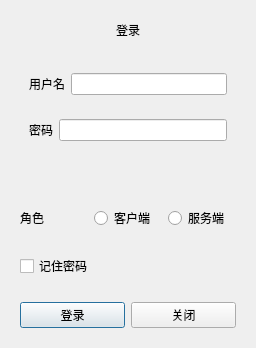
<?xml version="1.0" encoding="UTF-8"?>
<ui version="4.0">
 <class>login</class>
 <widget class="QDialog" name="login">
  <property name="geometry">
   <rect>
    <x>0</x>
    <y>0</y>
    <width>256</width>
    <height>348</height>
   </rect>
  </property>
  <property name="windowTitle">
   <string>Dialog</string>
  </property>
  <layout class="QVBoxLayout" name="verticalLayout">
   <item>
    <widget class="QWidget" name="widget_8" native="true">
     <layout class="QHBoxLayout" name="horizontalLayout_6">
      <item>
       <spacer name="horizontalSpacer">
        <property name="orientation">
         <enum>Qt::Horizontal</enum>
        </property>
        <property name="sizeHint" stdset="0">
         <size>
          <width>40</width>
          <height>20</height>
         </size>
        </property>
       </spacer>
      </item>
      <item>
       <widget class="QLabel" name="label">
        <property name="text">
         <string>登录</string>
        </property>
       </widget>
      </item>
      <item>
       <spacer name="horizontalSpacer_2">
        <property name="orientation">
         <enum>Qt::Horizontal</enum>
        </property>
        <property name="sizeHint" stdset="0">
         <size>
          <width>40</width>
          <height>20</height>
         </size>
        </property>
       </spacer>
      </item>
     </layout>
    </widget>
   </item>
   <item>
    <widget class="QWidget" name="widget_4" native="true">
     <layout class="QGridLayout" name="gridLayout">
      <item row="0" column="0">
       <widget class="QWidget" name="widget" native="true">
        <layout class="QHBoxLayout" name="horizontalLayout">
         <item>
          <widget class="QLabel" name="label_2">
           <property name="text">
            <string>用户名</string>
           </property>
          </widget>
         </item>
         <item>
          <widget class="QLineEdit" name="lineEdit"/>
         </item>
        </layout>
       </widget>
      </item>
      <item row="1" column="0">
       <widget class="QWidget" name="widget_2" native="true">
        <layout class="QHBoxLayout" name="horizontalLayout_2">
         <item>
          <widget class="QLabel" name="label_3">
           <property name="text">
            <string>密码</string>
           </property>
          </widget>
         </item>
         <item>
          <widget class="QLineEdit" name="lineEdit_2"/>
         </item>
        </layout>
       </widget>
      </item>
     </layout>
    </widget>
   </item>
   <item>
    <widget class="QWidget" name="widget_3" native="true"/>
   </item>
   <item>
    <widget class="QWidget" name="widget_5" native="true">
     <layout class="QHBoxLayout" name="horizontalLayout_3">
      <item>
       <widget class="QLabel" name="label_4">
        <property name="text">
         <string>角色</string>
        </property>
       </widget>
      </item>
      <item>
       <widget class="QRadioButton" name="radioButton">
        <property name="text">
         <string>客户端</string>
        </property>
       </widget>
      </item>
      <item>
       <widget class="QRadioButton" name="radioButton_2">
        <property name="text">
         <string>服务端</string>
        </property>
       </widget>
      </item>
     </layout>
    </widget>
   </item>
   <item>
    <widget class="QWidget" name="widget_6" native="true">
     <layout class="QHBoxLayout" name="horizontalLayout_4">
      <item>
       <widget class="QCheckBox" name="checkBox">
        <property name="text">
         <string>记住密码</string>
        </property>
       </widget>
      </item>
     </layout>
    </widget>
   </item>
   <item>
    <widget class="QWidget" name="widget_7" native="true">
     <layout class="QHBoxLayout" name="horizontalLayout_5">
      <item>
       <widget class="QPushButton" name="pushButton">
        <property name="text">
         <string>登录</string>
        </property>
       </widget>
      </item>
      <item>
       <widget class="QPushButton" name="pushButton_2">
        <property name="text">
         <string>关闭</string>
        </property>
       </widget>
      </item>
     </layout>
    </widget>
   </item>
  </layout>
 </widget>
 <resources/>
 <connections/>
</ui>
